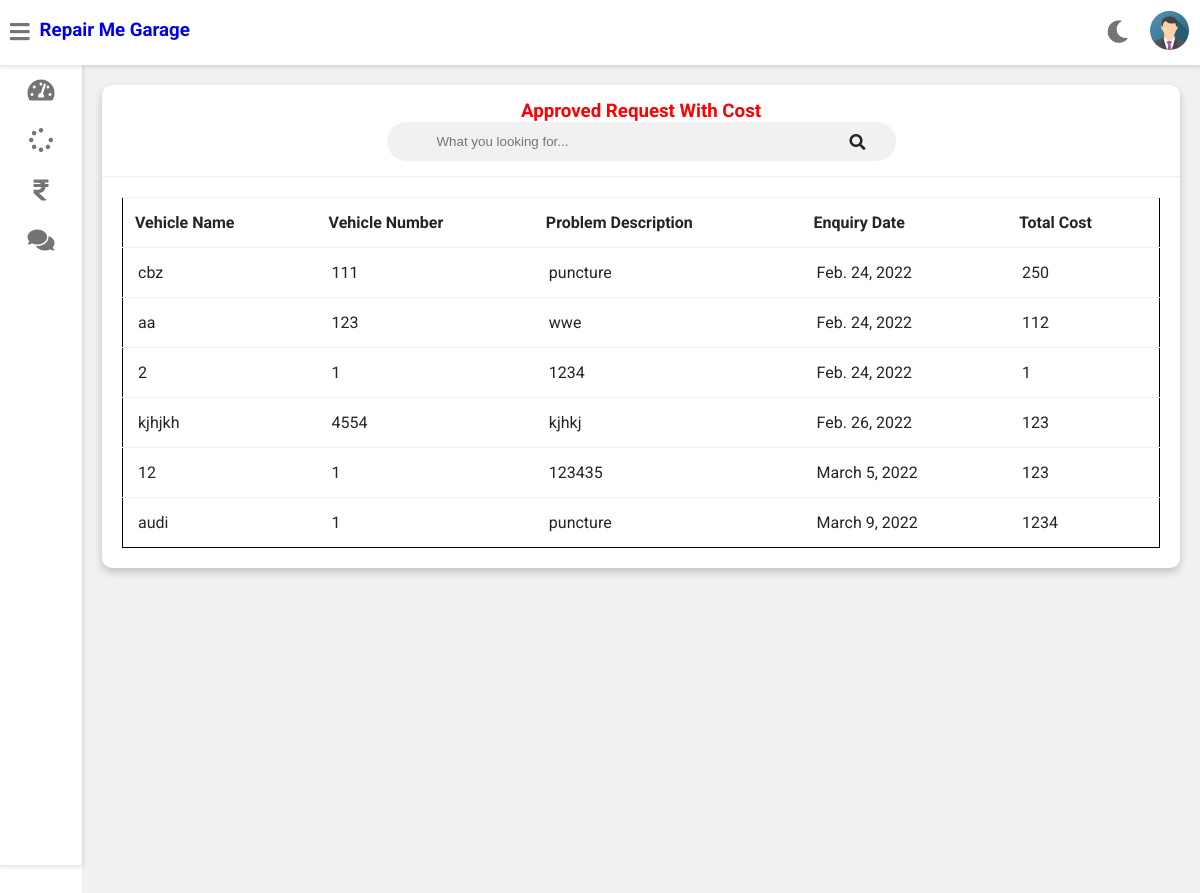
/customer-invoice (signed in), run on the app's committed database.
### vehicle/models.py (models this page shows, shortened)
class Customer(models.Model):
    user=models.OneToOneField(User,on_delete=models.CASCADE)
    profile_pic= models.ImageField(upload_to='profile_pic/CustomerProfilePic/',null=True,blank=True)
    address = models.CharField(max_length=40)
    mobile = models.CharField(max_length=20,null=False)

class Request(models.Model):
    cat=(('two wheeler with gear','two wheeler with gear'),('two wheeler without gear','two wheeler without gear'),('three wheeler','three wheeler'),('four wheeler','four wheeler'))
    category=models.CharField(max_length=50,choices=cat)
    vehicle_no=models.PositiveIntegerField(null=False)
    vehicle_name = models.CharField(max_length=40,null=False)
    vehicle_model = models.CharField(max_length=40,null=False)
    vehicle_brand = models.CharField(max_length=40,null=False)
    problem_description = models.CharField(max_length=500,null=False)
    date=models.DateField(auto_now=True)
    cost=models.PositiveIntegerField(null=True)
    customer=models.ForeignKey('Customer', on_delete=models.CASCADE,null=True)
    mechanic=models.ForeignKey('Mechanic',on_delete=models.CASCADE,null=True)
    stat=(('Pending','Pending'),('Approved','Approved'),('Repairing','Repairing'),('Repairing Done','Repairing Done'),('Released','Released'))
    status=models.CharField(max_length=50,choices=stat,default='Pending',null=True)

### vehicle/views.py (the view)
# urls.py: path('customer-invoice', views.customer_invoice_view,name='customer-invoice'),
@login_required(login_url='customerlogin')
@user_passes_test(is_customer)
def customer_invoice_view(request):
    customer=models.Customer.objects.get(user_id=request.user.id)
    enquiries=models.Request.objects.all().filter(customer_id=customer.id).exclude(status='Pending')
    return render(request,'vehicle/customer_invoice.html',{'customer':customer,'enquiries':enquiries})

### vehicle/views.py (called while the page is built)
def is_customer(user):
    return user.groups.filter(name='CUSTOMER').exists()

### templates/vehicle/customer_invoice.html (shortened to what this page needs)
{% extends 'vehicle/customerbase.html' %}
{% block content %}
	<div class="wrapper">
		<div class="row">
			<div class="col-12 col-m-12 col-sm-12">
				<div class="card">
					<div class="card-header">
						<h3 style="color:red; text-align:center" >Approved Request With Cost
						</h3>
						<form class="navbar-search">
						<input type="text" name="Search" id="Search13" class="navbar-search-input" placeholder="What you looking for...">
						<i class="fas fa-search"></i>
						</form>
					</div>
					<div class="card-content">
						<table id="myTable13">
							<thead>
                <tr>
                  <th>Vehicle Name</th>
                  <th>Vehicle Number</th>
                  <th>Problem Description</th>
                  <th>Enquiry Date</th>
					<th>Total Cost</th>
                </tr>
							</thead>
							<tbody>
                {% for enq in enquiries %}
                <tr>
                  <td>{{enq.vehicle_name}}</td>
                  <td>{{enq.vehicle_no}}</td>
                  <td>{{enq.problem_description}}</td>
                  <td>{{enq.date}}</td>
                  <td>{{enq.cost}}</td>
                </tr>
                {% endfor %}
							</tbody>
						</table>
					</div>
				</div>
			</div>
		</div>
<br><br><br><br><br><br><br><br><br><br><br><br><br><br><br><br>
	</div>
{% endblock content %}

### templates/vehicle/customerbase.html (shortened to what this page needs)
<!DOCTYPE html>
{% load static %}
<html>
<head>
	<link rel="stylesheet" type="text/css" href="https://cdnjs.cloudflare.com/ajax/libs/Chart.js/2.9.3/Chart.min.css">
	<link rel="stylesheet" type="text/css" href="{% static "fontawesome-free/css/all.min.css" %}">
	<link rel="stylesheet" type="text/css" href="{% static "style.css" %}">
</head>
<body class="overlay-scrollbar">
	<div class="navbar">
		<ul class="navbar-nav">
			<li class="nav-item">
				<a class="nav-link">
					<i class="fas fa-bars" onclick="collapseSidebar()"></i>
				</a>
			</li>
			<li class="nav-item">
			<a style="text-decoration:none;"href="/customer-dashboard"><h3>Repair Me Garage</h3></a>
			</li>
		</ul>
		<ul class="navbar-nav nav-right">
			<li class="nav-item mode">
				<a class="nav-link" href="#" onclick="switchTheme()">
					<i class="fas fa-moon dark-icon"></i>
				</a>
			</li>
			<li class="nav-item avt-wrapper">
				<div class="avt dropdown">
					<img src="{% static  customer.profile_pic.url %} " alt="User image" class="dropdown-toggle" data-toggle="user-menu">
				</div>
			</li>
		</ul>
	</div>
	<div class="sidebar">
		<ul class="sidebar-nav">
			<li class="sidebar-nav-item">
				<a href="/customer-dashboard" class="sidebar-nav-link">
					<div>
						<i class="fas fa-tachometer-alt"></i>
					</div>
				</a>
			</li>
			<li  class="sidebar-nav-item">
				<a href="/customer-request" class="sidebar-nav-link">
					<div>
						<i class="fas fa-spinner"></i>
					</div>
				</a>
			</li>
			<li  class="sidebar-nav-item">
				<a href="/customer-invoice" class="sidebar-nav-link">
					<div>
						<i class="fas fa-rupee-sign"></i>
					</div>
				</a>
			</li>
			<li  class="sidebar-nav-item">
				<a href="/customer-feedback" class="sidebar-nav-link">
					<div>
					<i class="fas fa-comments"></i>
					</div>
				</a>
			</li>
		</ul>
	</div>
<div>
	<div class="content">
		{% block content %}
		{% endblock content %}
	</div>
</div>
</body>
</html>

### static/style.css (style rules this page uses)
:root { --primary-color: #4834d4; --success-color: #6ab04c; --warning-color: #f0932b; --danger-color: #eb4d4b; --light-color: #212529; --light-second-color: #727475; --light-background: #ffffff; --light-second-background: #f1f1f1; --dark-color: #909090; --dark-second-color: #f5f6fa; --dark-background: #23242D; --dark-second-background: #181818; }
.light { --main-bg-color: var(--light-background); --second-bg-color: var(--light-second-background); --main-color: var(--light-color); --second-color: var(--light-second-color); }
* { box-sizing: border-box; }
body { font-family: 'Roboto', sans-serif; background: var(--main-bg-color); color: var(--main-color); margin: 0; }
.navbar { display: flex; flex-direction: row; background: var(--main-bg-color); color: var(--main-color); position: fixed; top: 0; right: 0; left: 0; z-index: 101; box-shadow: rgba(0,0,0,0.12) 0px 1px 4px 1px; }
.navbar-nav { list-style: none; display: flex; flex-direction: row; padding-left: 0; margin-bottom: 0; margin-top: 0; }
.nav-link { float: left; text-align: center; padding: 21px 10px; text-decoration: none; font-size: 17px; color: var(--second-color); position: relative; }
.navbar-nav i { font-size: 1.4rem; }
.nav-right { margin-left: auto; }
.navbar-search { position: relative; margin: auto; width: 50%; }
.navbar-search input { background: var(--second-bg-color); border: none; padding: 12px 50px 12px 50px; width: 100%; outline: none; color: var(--main-color); border-radius: 20px; }
.navbar-search i { position: absolute; top: 50%; right: 20px; transform: translateY(-50%); color: var(--second-color); cursor: pointer; }
.avt img { width: 39px; height: 39px; border-radius: 50%; }
.avt { padding: 11px }
.dropdown { position: relative; }
.wrapper { padding: 10px; margin-left: 82px; padding-top: 75px; background: var(--second-bg-color); transition: margin-left .5s; }
.sidebar { width: 82px; height: 100vh; position: fixed; margin-top: 65px; background: var(--main-bg-color); box-shadow: rgba(0,0,0,0.12) 0px 1px 4px 1px; overflow: hidden; z-index: 100; transition: width .5s; }
.sidebar-nav { list-style: none; padding: 0; margin: 0; display: flex; flex-direction: column; align-items: center; height: 100vh; }
.sidebar-nav-item { width: 100%; }
.sidebar-nav-link { display: flex; align-items: center; color: var(--main-color); text-decoration: none; }
.sidebar-nav-link i { font-size: 1.5rem; color: var(--second-color); position: absolute; left: 50%; top: 50%; transform: translate(-50%, -50%); }
.sidebar-nav-link div { min-width: 82px; height: 50px; position: relative; }
.row { display: flex; flex-wrap: wrap; flex-direction: row; }
.row:after, .row:before { box-sizing: border-box; }
[class*="col-"] { padding: 10px; }
@media only screen and (min-width: 600px) { .col-sm-12 { width: 100%; } }
@media only screen and (min-width: 768px) { .col-m-12 { width: 100%; } }
@media only screen and (min-width: 992px) { .col-12 { width: 100%; } }
.card { background: var(--main-bg-color); color: var(--main-color); border-radius: 10px; margin-bottom: 10px; box-shadow: 0 4px 8px 0 rgba(0,0,0,0.2); }
.card-header { padding: 15px 30px; border-bottom: 1px solid var(--second-bg-color); position: relative; }
.card-header i { color: var(--main-color); position: absolute; right: 30px; top: 50%; transform: translateY(-50%); }
.card-header h3 { margin: 0; }
.card-content { padding: 20px; overflow-x: auto; }
table { border-collapse: collapse; border: 1px solid black; width: 100%; }
table td { border-top: 1px solid var(--second-bg-color); padding: 15px; }
table th { border-top: 1px solid var(--second-bg-color); border-bottom: 1px solid var(--second-bg-color); padding: 15px 12px; text-align: left; }

### data on the page
Customer: profile_pic (picture)
Request: vehicle_name "cbz", vehicle_no "111", problem_description "puncture", date "Feb. 24, 2022", cost "250"
Request: vehicle_name "aa", vehicle_no "123", problem_description "wwe", date "Feb. 24, 2022", cost "112"
Request: vehicle_name "2", vehicle_no "1", problem_description "1234", date "Feb. 24, 2022", cost "1"
Request: vehicle_name "kjhjkh", vehicle_no "4554", problem_description "kjhkj", date "Feb. 26, 2022", cost "123"
Request: vehicle_name "12", vehicle_no "1", problem_description "123435", date "March 5, 2022", cost "123"
Request: vehicle_name "audi", vehicle_no "1", problem_description "puncture", date "March 9, 2022", cost "1234"
